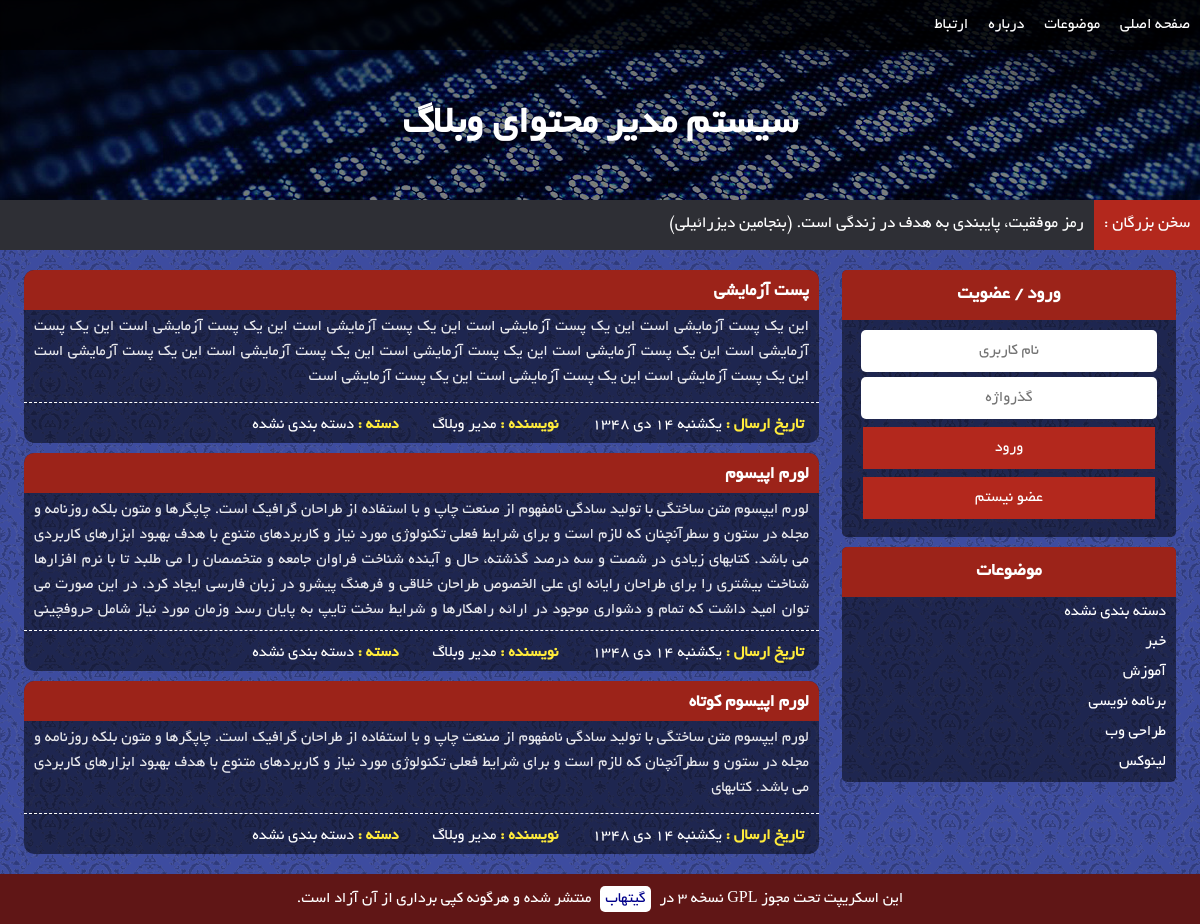
The page / on the database its author committed.
### tables this page shows
CREATE TABLE `CATS` (
  `ID` int(10) UNSIGNED NOT NULL,
  `NAME` varchar(30) NOT NULL
);

CREATE TABLE `POSTS` (
  `ID` int(11) UNSIGNED NOT NULL,
  `AUTHOR` int(11) NOT NULL,
  `TITLE` varchar(100) NOT NULL,
  `STEXT` text NOT NULL,
  `FTEXT` text NOT NULL,
  `TYPE` tinyint(1) UNSIGNED ZEROFILL NOT NULL,
  `CAT` int(10) UNSIGNED NOT NULL DEFAULT '0',
  `TIME` int(11) UNSIGNED NOT NULL,
  `TAGS` text NOT NULL,
  `LINK` varchar(30) NOT NULL
);

### includes/config.php (called while the page is built)
<?php
	$CONF = array(
		'remoteurl'	=>	'localhost',
		'dbuser'		=>	'root',
		'dbpass'		=>	'123456789',
		'dbname'		=>	'blog',
		'SITE_TITLE'	=>	'سیستم مدیر محتوای وبلاگ',
	);
	$TEXTS = array(
		'بهتر است روی پای خود بمیری تا روی زانو‌هایت زندگی کنی. (رودی)',
		'بر روی زمین چیزی بزرگتر از انسان نیست و در انسان چیزی بزرگتر از فکر او. (همیلتون)',
		'عمر آنقدر کوتاه است که نمی‌ارزد آدم حقیر و کوچک بماند. (دیزرائیلی)',
		'افراد شجاع فرصت می آفرینند .ترسوها و ضعفا منتظر فرصت می نشینند.(گوته)',
		'هر انسانی مرتکب اشتباه می شود ؛اما فقط انسان های احمق اشتباه خود را تکرار می کنند.(سیسرون)',
		'اگر در قدم اول موفقیت نصیب ما می شد، سعی و عمل دیگر معنایی نداشت.(موریس مترلینگ)',
		'کسی که شهامت قبول خطر را نداشته باشد، در زندگی به مقصود نخواهد رسید. (محمد علی كلی)',
		' آدمی ساخته‌ی افکار خویش است فردا همان خواهد شد که امروز می‌اندیشیده است. (مترلینگ)',
		'انسان همان چیزی است که باور دارد. (آنتوان چخوف)',
		'از دست دادن امیدی پوچ و محال، خود موفقیت و پیشرفتی بزرگ است. (شکسپیر)',
		'موفقیت بر روی ستون های شکست شکل می گیرد. (سری چتری)',
		'شکست یک عامل نیروبخش است، نه یک بازدارنده؛ هر شکست بذری از موفقیت در دل دارد. (ناپلئون هیل)',
		'کارایی اساس بقا است، اما لازمه موفقیت ثمربخش بودن است. (جان ماکسول)',
		'هرکس خواهان موفقیت است باید یاد بگیرد که ناکامی جزء حتمی فرایند پیشرفت است. (برادرز)',
		'موفقیت تنها نصیب معدودی می شود و این درحالی است که کثیری از مردم در رویای موفقیت به سر می برند. (جان جانسون)',
		'رمز موفقیت، پایبندی به هدف در زندگی است. (بنجامین دیزرائیلی)',
		'نخستین قانون موفقیت، تمرکز است. (ویلیام ماتیوس)',
		'بزرگ ترین موفقیت عبارت است از اعتماد یا سازش کامل بین اشخاص صمیمی. (رالف والدو امرسون)',
		'اگر کسی استعداد طبیعی داشته باشد بازهم باید برای موفقیت تمرین کند و آماده شود. (جان ماکسول)',
		'موفقیت برای اشخاص کم ظرفیت مقدمه گستاخی است. (مثل ایتالیایی)',
		'از موفقیت دیگران همان اندازه خوشحال باش که از موفقیت خودت خشنود می شوی. (کریستین لارسون)',
		'به یاد داشته باش که برای موفقیت، بیش از هر چیز به اراده و تصمیم نیاز داری. (آبراهام لینکلن)',
		'موفقیت در آرزوها، نسبت مستقیم با قدرت اراده ما دارد. (دیل کارنگی)',
		'به جای اینکه سعی کنید مرد موفقیت باشید، سعی کنید مرد ارزش ها باشید. (آلبرت اینشتین)',
		'هر موفقیت بزرگی نتیجه هزاران تلاش کوچک و عادی است که مورد توجه و ستایش دیگران قرار نمی گیرد. (برایان تریسی)'
	);
?>

### includes/PersianCalendar.php (called while the page is built, shortened)
<?php
function mds_date($format, $when="now", $persianNumber = 0)
{
	$TZhours=0;
	$TZminute=0;
	$result="";
	if($when=="now"){
		$year=date("Y");
		$month=date("m");
		$day=date("d");
		list( $Dyear, $Dmonth, $Dday ) = gregorian_to_mds($year, $month, $day);
		$when=mktime(date("H")+$TZhours,date("i")+$TZminute,date("s"),date("m"),date("d"),date("Y"));
	}else{
		$when+=$TZhours*3600+$TZminute*60;
		$date=date("Y-m-d",$when);
		list( $year, $month, $day ) = preg_split ( '/-/', $date );
		list( $Dyear, $Dmonth, $Dday ) = gregorian_to_mds($year, $month, $day);
		}
	$need= $when;
	$year=date("Y",$need);
	$month=date("m",$need);
	$day=date("d",$need);
	$i=0;
	$subtypetemp="";
	list( $Dyear, $Dmonth, $Dday ) = gregorian_to_mds($year, $month, $day);
	while($i<strlen($format))
	{
		$subtype=substr($format,$i,1);
		switch ($subtype)
		{
			case"F":
				$result.=monthname($Dmonth);
				break;
			case "j":
				$result1=$Dday;
				if($persianNumber==1) $result.=Convertnumber2farsi($result1);
				else $result.=$result1;
				break;
			case "l":
				$result1=date("l",$need);
				if($result1=="Saturday") $result1="&#1588;&#1606;&#1576;&#1607;";
				else if($result1=="Sunday") $result1="&#1610;&#1603;&#1588;&#1606;&#1576;&#1607;";
				$result.=$result1;
				break;
			case "Y":
				$result1=$Dyear;
				if($persianNumber==1) $result.=Convertnumber2farsi($result1);
				else $result.=$result1;
				break;
			default:
				$result.=$subtype;
		}
		$subtypetemp=substr($format,$i,1);
	$i++;
	}
	return $result;
}
function monthname($month)
{
    if($month=="10") return "&#1583;&#1610;";
}
function div($a,$b)
{
    return (int) ($a / $b);
}
function gregorian_to_mds ($g_y, $g_m, $g_d)
{
    $g_days_in_month = array(31, 28, 31, 30, 31, 30, 31, 31, 30, 31, 30, 31);
    $m_days_in_month = array(31, 31, 31, 31, 31, 31, 30, 30, 30, 30, 30, 29);
   $gy = $g_y-1600;
   $gm = $g_m-1;
   $gd = $g_d-1;
   $g_day_no = 365*$gy+div($gy+3,4)-div($gy+99,100)+div($gy+399,400);
   for ($i=0; $i < $gm; ++$i)
      $g_day_no += $g_days_in_month[$i];
   $g_day_no += $gd;
   $m_day_no = $g_day_no-79;
   $j_np = div($m_day_no, 12053);
   $m_day_no = $m_day_no % 12053;
   $jy = 979+33*$j_np+4*div($m_day_no,1461);
   $m_day_no %= 1461;
   if ($m_day_no >= 366) {
      $jy += div($m_day_no-1, 365);
      $m_day_no = ($m_day_no-1)%365;
   }
   for ($i = 0; $i < 11 && $m_day_no >= $m_days_in_month[$i]; ++$i)
      $m_day_no -= $m_days_in_month[$i];
   $jm = $i+1;
   $jd = $m_day_no+1;
   return array($jy, $jm, $jd);
}
?>

### index.php (the view)
<?php
	require_once('includes/functions.php');
  if( !isset($_POST['A']) )
    require_once('header.php');
	$POSTS = $SQL->query('SELECT P.ID,P.TITLE,P.STEXT,P.TIME,U.NAME AS AUTHOR,C.ID AS CID,C.NAME AS CNAME FROM POSTS AS P, USERS AS U, CATS AS C WHERE P.TYPE=1 AND P.AUTHOR=U.ID AND P.CAT=C.ID;');
	if( $POSTS!==FALSE && $POSTS->num_rows!=0 )
	{
		while ( $POST=$POSTS->fetch_assoc() )
		{
			?>
			<div class="post">
				<a href="post.php?id=<?php echo $POST['ID']; ?>"><h3><?php eecho($POST['TITLE']); ?></h3></a>
				<p><?php eecho($POST['STEXT']); ?></p>
				<div class="postfooter">
					<span><strong>تاریخ ارسال : </strong><?php echo mds_date("l  j F Y",$POST['TIME']); ?></span>
					<span><strong>نویسنده : </strong><?php eecho($POST['AUTHOR']); ?></span>
					<span><strong>دسته : </strong><?php eecho($POST['CNAME']); ?></span>
				</div>
			</div>
			<?php
		}
	}
  if( !isset($_POST['A']) )
    require_once('footer.php');
?>

### header.php (shortened to what this page needs)
<!DOCTYPE html>
<html dir="rtl" lang="fa">
<head>
	<link rel="stylesheet" type="text/css" href="lib/main.css" />
</head>
<body>
	<div class="nav">
		<ul>
			<a href="index.php"><li>صفحه اصلی</li></a>
			<a href="cats.php"><li>موضوعات</li></a>
			<a href="posts.php?N=about"><li>درباره</li></a>
			<a href="posts.php?N=contact"><li>ارتباط</li></a>
		</ul>
	</div>
	<div class="header"><span><?php echo $CONF['SITE_TITLE']; ?></span></div>
	<div class="toptext"><span>سخن بزرگان : </span><?php get_text(); ?></div>
	<div class="body">
		<div class="menu">
			<?php if( !logedin() ){ ?><div class="logreg">
				<h3>ورود / عضویت</h3>
				<div>
					<input id="user" type="text" placeholder="نام کاربری" />
					<input id="pass" type="password" placeholder="گذرواژه" />
					<button id="login" onclick="login();">ورود</button>
					<a href="register.php"><button id="login">عضو نیستم</button></a>
				</div>
			</div><?php } ?>
			<div class="cats">
				<h3>موضوعات</h3>
				<ul>
					<?php
						$CATS = $SQL->query('SELECT ID,NAME FROM CATS;');
						while ($CAT=$CATS->fetch_assoc() )
						{
							echo '<a href="cat.php?ID='.$CAT['ID'].'"><li>'.$CAT['NAME'].'</li></a>'.PHP_EOL;
						}
					 ?>
				</ul>
			</div>
		</div>
		<div class="main">

### includes/functions.php (shortened to what this page needs)
<?php
	require_once('config.php');
	require_once("PersianCalendar.php");
	function logedin(){
		return false;
	}
	function get_text(){
		global $TEXTS;
		echo $TEXTS[ rand(0,count($TEXTS)-1) ];
	}
	function eecho($str){
		echo htmlentities($str);
	}
 ?>

### footer.php (shortened to what this page needs)
			</div>
		</div>
		<div class="footer">این اسکریپت تحت مجوز GPL نسخه ۳ در <a href="https://github.com/amirhosseinkarimi/B-Blog/" na target="_blank">گیتهاب</a> منتشر شده و هرگونه کپی برداری از آن آزاد است.</div>
  </body>
</html>

### rows shown on the page
cats: NAME "دسته بندی نشده"
cats: NAME "خبر"
cats: NAME "آموزش"
cats: NAME "برنامه نویسی"
cats: NAME "طراحی وب"
cats: NAME "لینوکس"
posts: TITLE "پست آزمایشی این یک پست آزمایشی است این یک پست آزمایشی است این یک پست آزمایشی است این یک پست آزمایشی است این یک پست آزمایشی است این یک پست آزمایشی است این یک پست آزمایشی است این یک پست آزمایشی است این یک پست آزمایشی است این یک پست آزمایشی است این یک پست آزمایشی است این یک پست آزمایشی است مدیر وبلاگ دسته بندی نشده", TIME "يكشنبه 14 دي 1348"
posts: TITLE "لورم اپیسوم لورم ایپسوم متن ساختگی با تولید سادگی نامفهوم از صنعت چاپ و با استفاده از طراحان گرافیک است. چاپگرها و متون بلکه روزنامه و مجله در ستون و سطرآنچنان که لازم است و برای شرایط فعلی تکنولوژی مورد نیاز و کاربردهای متنوع با هدف بهبود ابزارهای کاربردی می باشد. کتابهای زیادی در شصت و سه درصد گذشته، حال و آینده شناخت فراوان جامعه و متخصصان را می طلبد تا با نرم افزارها شناخت بیشتری را برای طراحان رایانه ای علی الخصوص طراحان خلاقی و فرهنگ پیشرو در زبان فارسی ایجاد کرد. در این صورت می توان امید داشت که تمام و دشواری موجود در ارائه راهکارها و شرایط سخت تایپ به پایان رسد وزمان مورد نیاز شامل حروفچینی مدیر وبلاگ دسته بندی نشده", TIME "يكشنبه 14 دي 1348"
posts: TITLE "لورم اپیسوم کوتاه لورم ایپسوم متن ساختگی با تولید سادگی نامفهوم از صنعت چاپ و با استفاده از طراحان گرافیک است. چاپگرها و متون بلکه روزنامه و مجله در ستون و سطرآنچنان که لازم است و برای شرایط فعلی تکنولوژی مورد نیاز و کاربردهای متنوع با هدف بهبود ابزارهای کاربردی می باشد. کتابهای مدیر وبلاگ دسته بندی نشده", TIME "يكشنبه 14 دي 1348"

### other values the page prints
$CONF['SITE_TITLE'] "سیستم مدیر محتوای وبلاگ"
